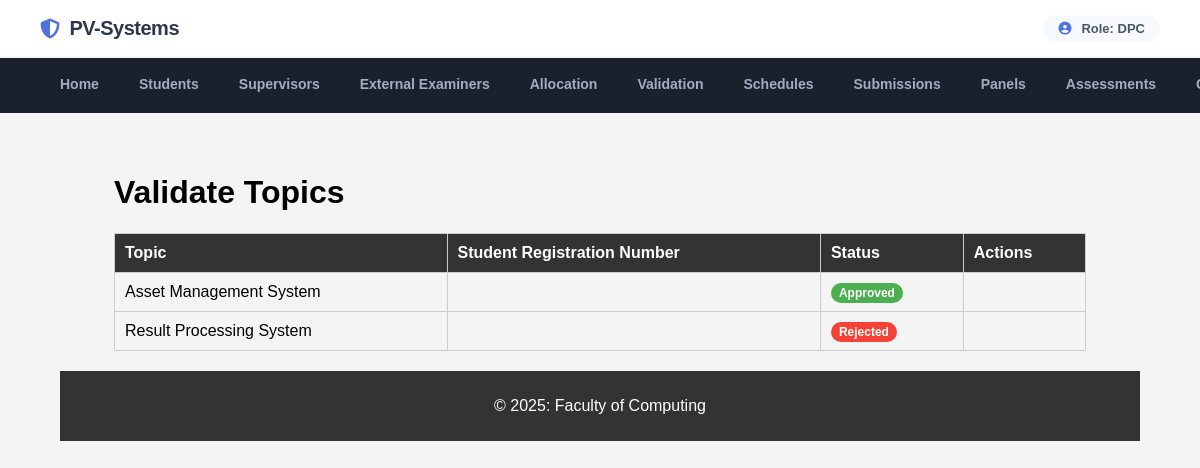
Screenshot of /department_project_coordinator/dpc_validate_topics1.php (signed in) with the database file from the repository.
### tables this page shows
CREATE TABLE `project_topics` (
  `id` int(11) NOT NULL,
  `topic` varchar(255) NOT NULL,
  `student_id` varchar(50) NOT NULL,
  `student_name` varchar(100) DEFAULT NULL,
  `session` varchar(50) NOT NULL,
  `status` varchar(50) DEFAULT 'pending',
  `pdf_path` varchar(255) DEFAULT NULL,
  `report_status` enum('pending','approved','rejected','not_submitted') DEFAULT 'not_submitted',
  `report_feedback` text DEFAULT NULL
);

### department_project_coordinator/dpc_validate_topics1.php (the view, shortened to what this page needs)
<?php
include_once __DIR__ .'/../includes/db.php';
$stmt = $conn->prepare("SELECT * FROM project_topics");
$stmt->execute();
$topics = $stmt->fetchAll();
?>
<!DOCTYPE html>
<html lang="en">
<head>
    <link rel="stylesheet" href="assets/css/styles.css">
</head>
<body>
    <?php include_once __DIR__ .'/../includes/header.php'; ?>
    <div class="container">
        <h1>Validate Topics</h1>
        <table>
            <tr>
                <th>Topic</th>
                <th>Student Registration Number</th>
                <th>Status</th>
                <th>Actions</th>
            </tr>
            <?php foreach ($topics as $topic): ?>
                <tr>
                    <td><?php echo $topic['topic']; ?></td>
                    <td><?php echo $topic['student_reg_no']; ?></td>
                    <td>
                        <span class="status-badge
                            <?php
                                if ($topic['status'] == 'pending') echo 'status-pending';
                                elseif ($topic['status'] == 'approved') echo 'status-approved';
                                elseif ($topic['status'] == 'rejected') echo 'status-rejected';
                            ?>">
                            <?php echo ucfirst($topic['status']); ?>
                        </span>
                    </td>
                    <td>
                    </td>
                </tr>
            <?php endforeach; ?>
        </table>
    </div>
    <?php include_once __DIR__ .'/../includes/footer.php'; ?>
</body>
</html>

### assets/css/styles.css (style rules this page uses)
body { font-family: Arial, sans-serif; margin: 0; padding: 0; background-color: #f4f4f4; display: flex; flex-direction: column; min-height: 100vh; }
.container { width: 90%; max-width: 1200px; margin: 0 auto; padding: 20px; flex: 1; }
table { width: 100%; border-collapse: collapse; margin-top: 20px; }
table th, table td { padding: 10px; border: 1px solid #ccc; text-align: left; }
table th { background-color: #333; color: #fff; }

### department_project_coordinator/dpc_validate_topics1.php (style rules this page uses)
.status-badge { padding: 3px 8px; border-radius: 12px; font-size: 12px; font-weight: bold; }
.status-approved { background-color: #4CAF50; color: #fff; }
.status-rejected { background-color: #f44336; color: #fff; }

### rows the page displays
project_topics: topic "Asset Management System", status "Approved"
project_topics: topic "Result Processing System", status "Rejected"

### other values shown
$_SESSION['role'] "DPC"
